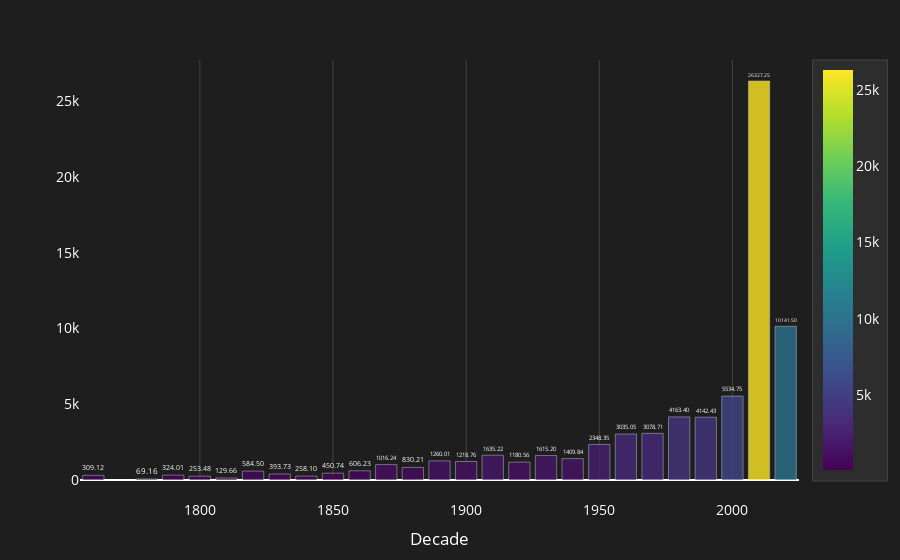

The notebook cell this image was saved under:
### Code cell
average_painting_size = artwork_df.groupby('decades', as_index=False)['painting_size'].mean()
filtered_data = average_painting_size[average_painting_size['decades'] >= 1700]

T1fig1 = px.bar(
    filtered_data,
    x='decades',          
    y='painting_size',
    text='painting_size',     
    title="",  
    color='painting_size',     
    color_continuous_scale=px.colors.sequential.Viridis 
)

T1fig1.update_traces(
    texttemplate='%{text:.2f}', 
    textposition='outside',     
    marker=dict(opacity=0.8)    
)

T1fig1.update_layout(
    plot_bgcolor="#1E1E1E",      
    paper_bgcolor="#1E1E1E",    
    font=dict(color="#FFFFFF", size=14), 
    title=dict(font=dict(size=20, color="#00CED1"), x=0.5),
    xaxis=dict(
        title="Decade",     
        color="#FFFFFF",       
        gridcolor="#444444", 
        zeroline=False,
        ticklabelstandoff=20
    ),
    yaxis=dict(
        title="",   
        color="#FFFFFF",       
        showgrid=False          
    ),
    coloraxis_colorbar=dict(
        title="",  
        tickcolor="#FFFFFF",   
        titlefont=dict(color="#FFFFFF"), 
        bgcolor="#2D2D2D",      
        bordercolor="#444444",   
        borderwidth=1         
    )
)

T1fig1.show()

### Figure 1 — Plotly figure (JSON) as saved in the notebook; plotly's stock layout.template omitted (floating-point values rounded to 4 significant figures)
{"data": [{"alignmentgroup": "True", "hovertemplate": "decades=%{x}<br>painting_size=%{marker.color}<extra></extra>", "legendgroup": "", "marker": {"color": [309.1, 69.16, 324.0, 253.5, 129.7, 584.5, 393.7, 258.1, 450.7, 606.2, 1016.0, 830.2, 1260.0, 1219.0, 1635.0, 1181.0, 1615.0, 1410.0, 2348.0, 3035.0, 3079.0, 4163.0, 4142.0, 5535.0, 26330.0, 10140.0], "coloraxis": "coloraxis", "opacity": 0.8, "pattern": {"shape": ""}}, "name": "", "offsetgroup": "", "orientation": "v", "showlegend": false, "text": [309.1, 69.16, 324.0, 253.5, 129.7, 584.5, 393.7, 258.1, 450.7, 606.2, 1016.0, 830.2, 1260.0, 1219.0, 1635.0, 1181.0, 1615.0, 1410.0, 2348.0, 3035.0, 3079.0, 4163.0, 4142.0, 5535.0, 26330.0, 10140.0], "textposition": "outside", "texttemplate": "%{text:.2f}", "type": "bar", "x": [1760, 1780, 1790, 1800, 1810, 1820, 1830, 1840, 1850, 1860, 1870, 1880, 1890, 1900, 1910, 1920, 1930, 1940, 1950, 1960, 1970, 1980, 1990, 2000, 2010, 2020], "xaxis": "x", "y": [309.1, 69.16, 324.0, 253.5, 129.7, 584.5, 393.7, 258.1, 450.7, 606.2, 1016.0, 830.2, 1260.0, 1219.0, 1635.0, 1181.0, 1615.0, 1410.0, 2348.0, 3035.0, 3079.0, 4163.0, 4142.0, 5535.0, 26330.0, 10140.0], "yaxis": "y"}], "layout": {"autosize": true, "barmode": "relative", "coloraxis": {"colorbar": {"bgcolor": "#2D2D2D", "bordercolor": "#444444", "borderwidth": 1, "tickcolor": "#FFFFFF", "title": {"font": {"color": "#FFFFFF"}, "text": ""}}, "colorscale": [[0, "#440154"], [0.1111, "#482878"], [0.2222, "#3e4989"], [0.3333, "#31688e"], [0.4444, "#26828e"], [0.5556, "#1f9e89"], [0.6667, "#35b779"], [0.7778, "#6ece58"], [0.8889, "#b5de2b"], [1, "#fde725"]]}, "font": {"color": "#FFFFFF", "size": 14}, "legend": {"tracegroupgap": 0}, "margin": {"t": 60}, "paper_bgcolor": "#1E1E1E", "plot_bgcolor": "#1E1E1E", "title": {"font": {"color": "#00CED1", "size": 20}, "x": 0.5}, "xaxis": {"anchor": "y", "autorange": true, "color": "#FFFFFF", "domain": [0, 1], "gridcolor": "#444444", "range": [1755, 2025], "ticklabelstandoff": 20, "title": {"text": "Decade"}, "type": "linear", "zeroline": false}, "yaxis": {"anchor": "x", "autorange": true, "color": "#FFFFFF", "domain": [0, 1], "range": [0, 27710.0], "showgrid": false, "title": {"text": ""}, "type": "linear"}}}
